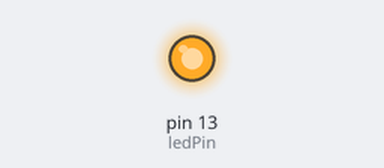
The sketch below on a simulated Arduino Uno, built with avr-gcc and run on an emulated ATmega328P. On the bench: output pins drawn as LEDs (lit = HIGH).

Above: at 0.1 s.
At 1.1 s:
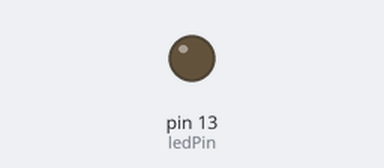
Timing chart, 0 to 31.5 s (numbered marks = the images above):
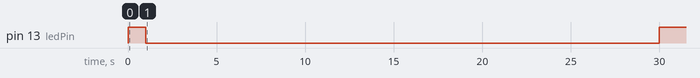

Measured:
- by itself, pin 13 (ledPin): LOW → HIGH at 0.00 s, → LOW 1.0 s later, → HIGH 29.0 s later

The sketch:

Water-them-Flowers-Reminder.ino
```cpp
const int ledPin =  13;

int ledState = HIGH;
long previousMillis = 0;

void setup() {
  pinMode(ledPin, OUTPUT);
}

void loop()
{
  unsigned long currentMillis = millis();

  digitalWrite(ledPin, ledState);
  delay(1000);
  ledState = LOW;
  digitalWrite(ledPin, ledState);

  if(currentMillis>23*3600*1000 ) {
      ledState = HIGH;
    digitalWrite(ledPin, ledState);
  }
}
```
